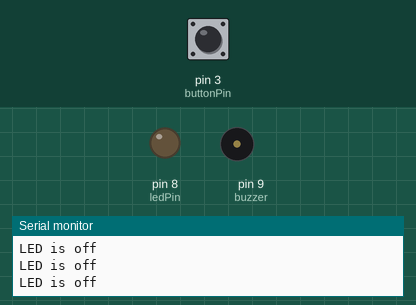
This sketch was run on a simulated Arduino Uno, built with avr-gcc and run on an emulated ATmega328P. Parts: output pins drawn as LEDs (lit = HIGH), buzzer (waves = sounding), the last lines printed to the serial monitor. Dashed ring = blinking. The test bench sets the inputs (shaded band); at power-on: pin 3 (buttonPin) LOW.

Above: at 1.2 s.
1.3 s: pin 3 (buttonPin) pulled HIGH for 0.15 s
At 1.39 s:
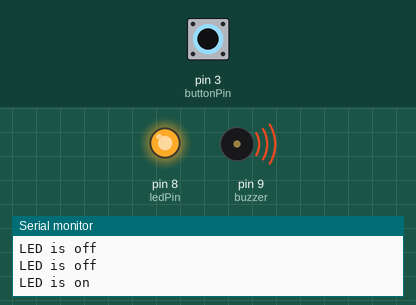
2.9 s: pin 3 (buttonPin) pulled HIGH for 1 s
At 4.5 s:
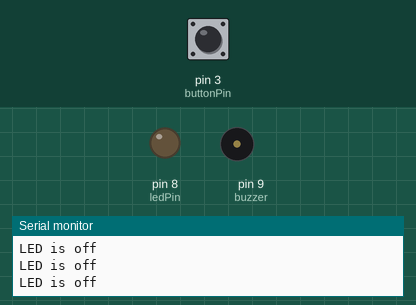
6.9 s: pin 3 (buttonPin) pulsed HIGH 2 times (0.12 s each, 0.3 s apart)
At 7.26 s:
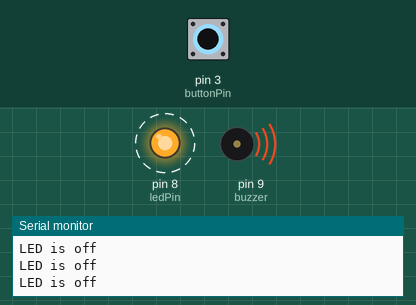
10.5 s: pin 3 (buttonPin) driven HIGH
At 10.9 s:
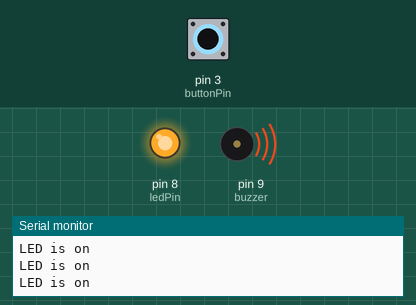
13.5 s: pin 3 (buttonPin) driven LOW
At 14.3 s:
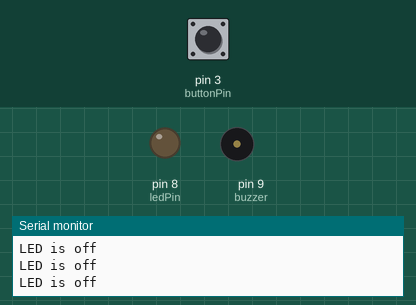
Timing chart, 0 to 16.5 s (numbered marks = the images above; inputs shaded):
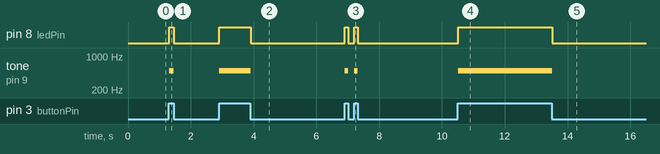

Measured:
- after the input at 1.3 s, pin 8 (ledPin): LOW → HIGH at once, → LOW 0.15 s later; tone on pin 9 (buzzer): silent → 500 Hz at once, → silent 0.15 s later
- after the input at 2.9 s, pin 8 (ledPin): LOW → HIGH at once, → LOW 1.0 s later; tone on pin 9 (buzzer): silent → 500 Hz at once, → silent 1.0 s later
- after the input at 6.9 s, pin 8 (ledPin): alternates HIGH for 0.11 s and LOW for 0.19 s, 4 changes in all, then stays LOW, starting at once; tone on pin 9 (buzzer): alternates 500 Hz for 0.11 s and silent for 0.19 s, 4 changes in all, then stays silent, starting at once
- after the input at 10.5 s, pin 8 (ledPin): LOW → HIGH at once; tone on pin 9 (buzzer): silent → 500 Hz at once
- after the input at 13.5 s, pin 8 (ledPin): HIGH → LOW at once; tone on pin 9 (buzzer): 500 Hz → silent at once

The sketch:

code_push_button.ino
```cpp
//setting the pin numbers
const int ledPin = 8;         //Defining the digital pins of the components
const int buttonPin = 3;
const int buzzer = 9;
int buttonState = 0;          //Definig variable for reading the status of pushbutton

void setup() {

  Serial.begin(9600);
  pinMode(ledPin, OUTPUT);    //Sets the LED pin as an output
  pinMode(buttonPin, INPUT);  //Sets the pushbutton pin as an output

  pinMode(buzzer, OUTPUT); // Sets the buzzer pin as an output
}

void loop() {

  buttonState = digitalRead(buttonPin); //Reads the status of the pushbutton

  if (buttonState == HIGH) {            //Checks if the pushbutton is pressed
    //If it is pressed, the buttonState is set as HIGH
    digitalWrite(ledPin, HIGH);         //turns LED on
    tone(buzzer, 500); // Triggers the buzzer to 500Hz frequency
    Serial.println("LED is on "); // Displays the result on the serial monitor
  }
  else {

    digitalWrite(ledPin, LOW); // turns LED off
    noTone(buzzer); // Swithches off the buzzer
    Serial.println("LED is off "); // Displays the result
  }

}
```
